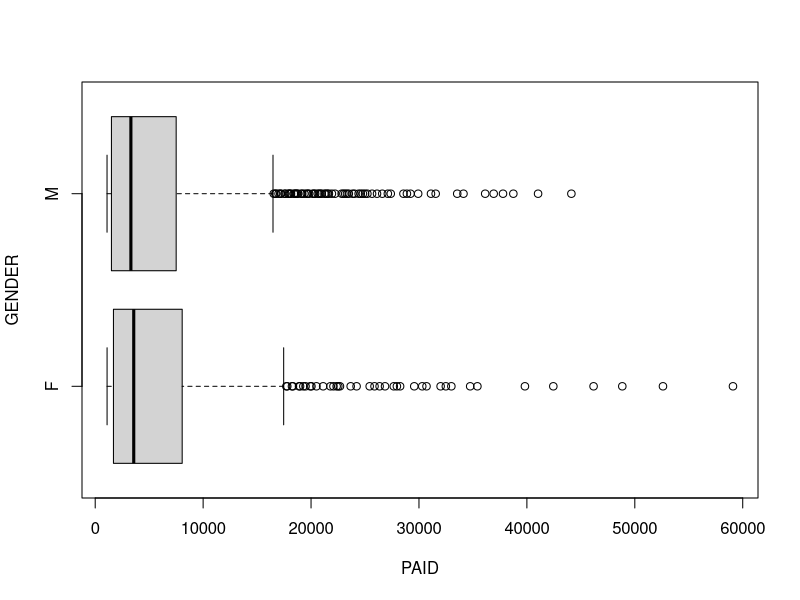

Here is the R script that generated this plot:
## ---- chunk 1
knitr::opts_chunk$set(echo = TRUE)
library(magrittr)
## ---- chunk 2

AutoClaims <- read.csv("data/AutoClaims.csv")
## ---- chunk 3

head(AutoClaims)
## ---- chunk 4

State_Class_Freq <- table(AutoClaims$GENDER,AutoClaims$CLASS) 
State_Class_Freq
## ---- chunk 5
addmargins(State_Class_Freq)
## ---- chunk 6

State_Class_RowProp<-prop.table(State_Class_Freq)

State_Class_RowProp 
## ---- chunk 7

addmargins(State_Class_RowProp)
## ---- chunk 8

State_Class_RowProp<-prop.table(State_Class_Freq, margin=1)

State_Class_RowProp 
## ---- chunk 9

addmargins(State_Class_RowProp)
## ---- chunk 10

State_Class_RowProp<-prop.table(State_Class_Freq, margin=2)

State_Class_RowProp 
## ---- chunk 11

addmargins(State_Class_RowProp)
## ---- chunk 12
chisq.test(AutoClaims$GENDER,AutoClaims$CLASS) 
## ---- chunk 13
t.test( AutoClaims$PAID[AutoClaims$GENDER=="M"] , 
        AutoClaims$PAID[AutoClaims$GENDER=="F"] ) 
## ---- chunk 14

boxplot(PAID~GENDER,data=AutoClaims,
        horizontal = TRUE)
## ---- chunk 15
var.test(AutoClaims$PAID[AutoClaims$GENDER=="M"],
         AutoClaims$PAID[AutoClaims$GENDER=="F"]) 
